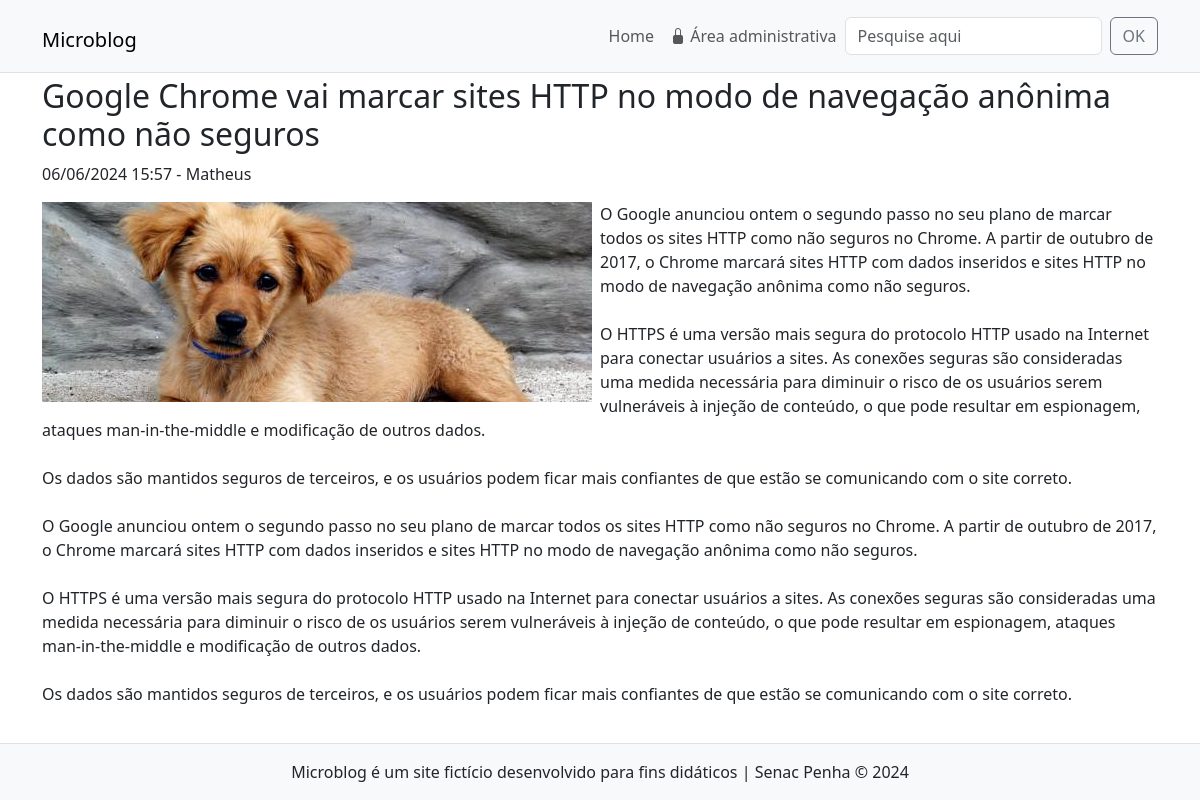
The app's page /noticia.php?id=6 with its own data.
### tables this page shows
CREATE TABLE `noticias` (
  `id` int(11) NOT NULL,
  `data` datetime NOT NULL DEFAULT current_timestamp(),
  `titulo` varchar(150) NOT NULL,
  `texto` text NOT NULL,
  `resumo` tinytext NOT NULL,
  `imagem` varchar(45) NOT NULL,
  `usuario_id` int(11) NOT NULL
);

CREATE TABLE `usuarios` (
  `id` int(11) NOT NULL,
  `nome` varchar(45) NOT NULL,
  `email` varchar(45) NOT NULL,
  `senha` varchar(255) NOT NULL,
  `tipo` enum('admin','editor') NOT NULL
);

### inc/funcoes-noticias.php (called while the page is built, shortened)
<?php
function formataData($data){
    return date("d/m/Y H:i", strtotime($data));
}
function lerNoticiaCompleta($conexao, $id){
    $sql = "SELECT
                noticias.id,
                noticias.titulo,
                noticias.data,
                noticias.imagem,
                noticias.texto,
                usuarios.nome
            FROM noticias JOIN usuarios
            ON noticias.usuario_id = usuarios.id
            WHERE noticias.id = $id";
    $resultado = mysqli_query($conexao, $sql) or
                die(mysqli_error($conexao));
    return mysqli_fetch_assoc($resultado);
}

### noticia.php (the view)
<?php
require "inc/cabecalho.php";
require "inc/funcoes-noticias.php";
$id = $_GET['id'];
$dadosNoticia = lerNoticiaCompleta($conexao, $id);
?>
<div class="row my-1 mx-md-n1">
    <article class="col-12">
        <h2> <?=$dadosNoticia['titulo']?> </h2>
        <p class="font-weight-light">
            <time>
                <?=formataData($dadosNoticia['data'])?>
            </time> - <span><?=$dadosNoticia['nome']?></span>
        </p>
        <img src="imagens/<?=$dadosNoticia['imagem']?>" alt="" class="float-start pe-2 img-fluid">
        <p class="ajusta-texto"><?=$dadosNoticia['texto']?></p>
    </article>
</div>
<?php
require_once "inc/rodape.php";
?>

### css/style.css (style rules this page uses)
.ajusta-texto { white-space: pre-wrap; }

### records on screen
noticias: titulo "Google Chrome vai marcar sites HTTP no modo de navegação anônima como não seguros", data "06/06/2024 15:57", usuario.nome "Matheus", imagem (picture), texto "O Google anunciou ontem o segundo passo no seu plano de marcar todos os sites HTTP como não seguros no Chrome. A partir de outubro de 2017, o Chrome marcará sites HTTP com dados inseridos e sites HTTP no modo de navegação anônima como não seguros. O HTTPS é uma versão mais segura do protocolo HTTP usado na Internet para conectar usuários a sites. As conexões seguras são consideradas uma medida necessária para diminuir o risco de os usuários serem vulneráveis à injeção de conteúdo, o que pode resultar em espionagem, ataques man-in-the-middle e modificação de outros dados. Os dados são mantidos seguros de terceiros, e os usuários podem ficar mais confiantes de que estão se comunicando com o…"
